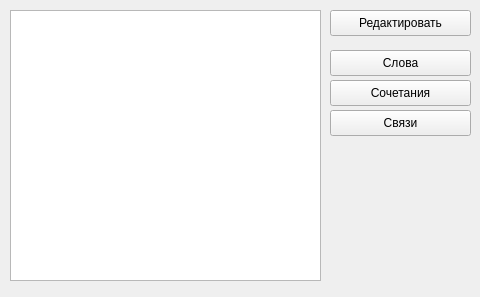
<?xml version="1.0" encoding="UTF-8"?>
<ui version="4.0">
 <class>Form</class>
 <widget class="QWidget" name="Form">
  <property name="geometry">
   <rect>
    <x>0</x>
    <y>0</y>
    <width>480</width>
    <height>297</height>
   </rect>
  </property>
  <property name="windowTitle">
   <string>Form</string>
  </property>
  <widget class="QPushButton" name="edit_btn">
   <property name="geometry">
    <rect>
     <x>330</x>
     <y>10</y>
     <width>141</width>
     <height>26</height>
    </rect>
   </property>
   <property name="text">
    <string>Редактировать</string>
   </property>
  </widget>
  <widget class="QTableWidget" name="table">
   <property name="geometry">
    <rect>
     <x>10</x>
     <y>10</y>
     <width>311</width>
     <height>271</height>
    </rect>
   </property>
  </widget>
  <widget class="QPushButton" name="words_btn">
   <property name="geometry">
    <rect>
     <x>330</x>
     <y>50</y>
     <width>141</width>
     <height>26</height>
    </rect>
   </property>
   <property name="text">
    <string>Слова</string>
   </property>
  </widget>
  <widget class="QPushButton" name="coll_btn">
   <property name="geometry">
    <rect>
     <x>330</x>
     <y>80</y>
     <width>141</width>
     <height>26</height>
    </rect>
   </property>
   <property name="text">
    <string>Сочетания</string>
   </property>
  </widget>
  <widget class="QPushButton" name="conn_btn">
   <property name="geometry">
    <rect>
     <x>330</x>
     <y>110</y>
     <width>141</width>
     <height>26</height>
    </rect>
   </property>
   <property name="text">
    <string>Связи</string>
   </property>
  </widget>
 </widget>
 <resources/>
 <connections/>
</ui>
